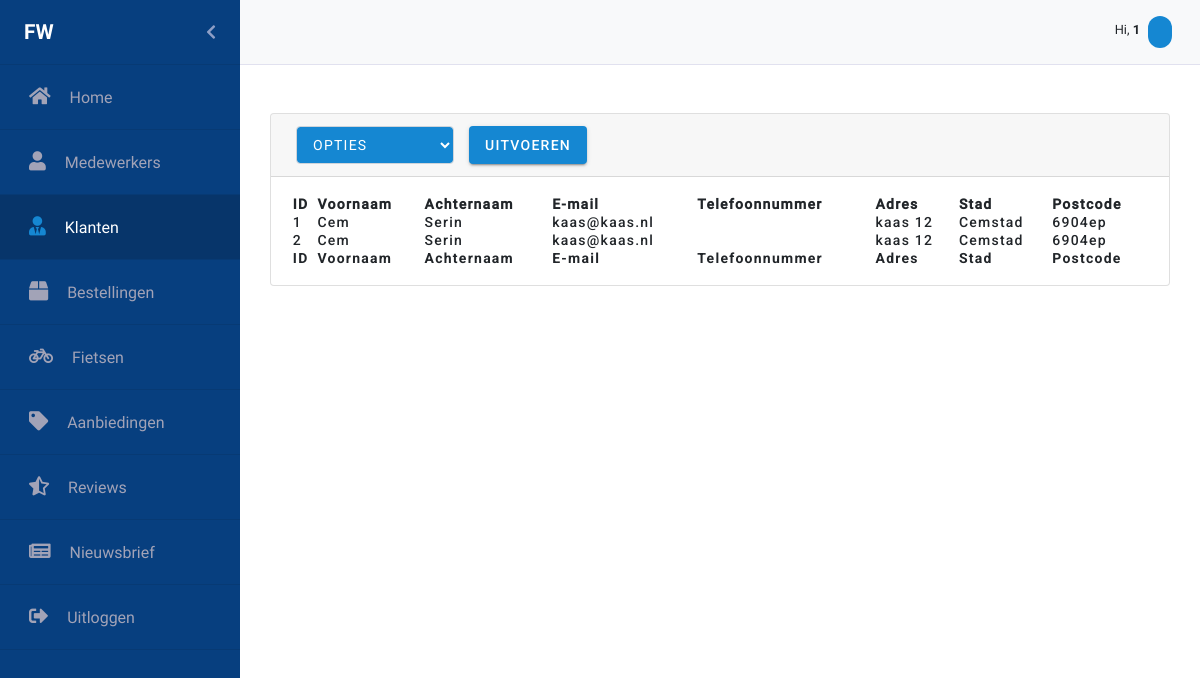
Before: /Klanten.php with the older database file.
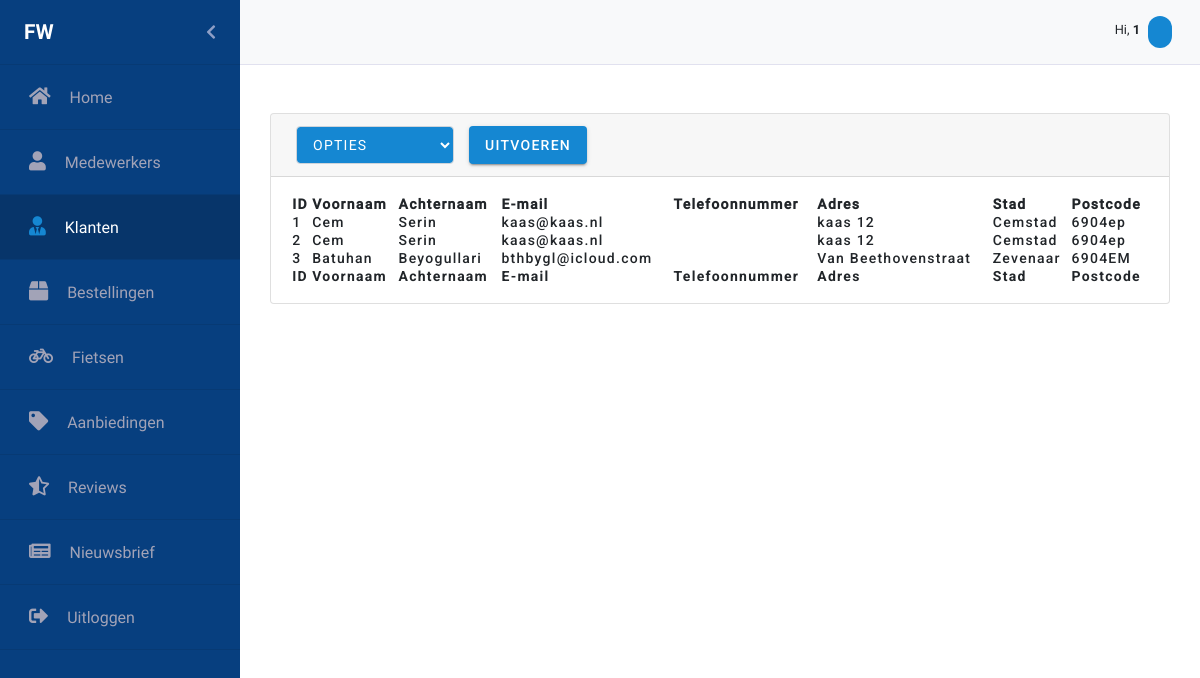
After: the same page with the newer database file.
### tables this page shows
CREATE TABLE `customers` (
  `id` int(11) NOT NULL,
  `username` varchar(50) NOT NULL,
  `first_name` varchar(30) NOT NULL,
  `last_name` varchar(30) NOT NULL,
  `adress` varchar(60) NOT NULL,
  `house_number` varchar(4) NOT NULL,
  `city` varchar(45) NOT NULL,
  `zip_code` varchar(6) NOT NULL,
  `email` varchar(60) NOT NULL,
  `email_verified` tinyint(1) NOT NULL,
  `phone` varchar(11) NOT NULL,
  `password` varchar(255) NOT NULL,
  `register_date` datetime NOT NULL DEFAULT CURRENT_TIMESTAMP,
  `remember_me` varchar(80) NOT NULL,
  `last_login` datetime NOT NULL
);

### Klanten.php (the view, shortened to what the changed rows need)
<?php
require_once("Controllers/dbconnect.php");
$records = $con->query("SELECT * FROM customers");
?>
<html lang="en">
<head>
    <link rel="stylesheet" href="https://stackpath.bootstrapcdn.com/bootstrap/4.3.1/css/bootstrap.min.css"
>
    <link rel="stylesheet" href="https://use.fontawesome.com/releases/v5.8.2/css/all.css"
          type='text/css' media='all'>
    <link href="css/Material/material-components-web.min.css" rel="stylesheet">
    <link rel="stylesheet" href="scss/backend.css">
    <link rel="stylesheet" type="text/css" href="css/Datatable/select.dataTables.min.css">
    <link rel="stylesheet" type="text/css" href="css/Datatable/datatables.min.css"/>
    <link rel="stylesheet" type="text/css" href="css/Animate/animate.css">
</head>
<body>
<div id="wrapper" class="toggled">
    <div class="row gebruikers">
        <div class="card text-black mb-5 mt-5">
            <div id="datatable-card" class="card-body-table">
                <table id="klanten" class="table-card" style="width:100%">
                    <thead>
                    <tr>
                        <th></th>
                        <th>ID</th>
                        <th>Voornaam</th>
                        <th>Achternaam</th>
                        <th>E-mail</th>
                        <th>Telefoonnummer</th>
                        <th>Adres</th>
                        <th>Stad</th>
                        <th>Postcode</th>
                    </tr>
                    </thead>
                    <tbody>
                    <?php
                    while ($row = mysqli_fetch_array($records)) {
                        ?>
                        <tr>
                            <td></td>
                            <td><?php echo $row['id'] ?></td>
                            <td><?php echo $row['first_name'] ?></td>
                            <td><?php echo $row['last_name'] ?></td>
                            <td><?php echo $row['email'] ?></td>
                            <td><?php echo $row['phone'] ?></td>
                            <td><?php echo $row['adress'] ?></td>
                            <td><?php echo $row['city'] ?></td>
                            <td><?php echo $row['zip_code'] ?></td>
                        </tr>
                        <?php
                    }
                    ?>
                    </tbody>
                    <tfoot>
                    <tr>
                        <th></th>
                        <th>ID</th>
                        <th>Voornaam</th>
                        <th>Achternaam</th>
                        <th>E-mail</th>
                        <th>Telefoonnummer</th>
                        <th>Adres</th>
                        <th>Stad</th>
                        <th>Postcode</th>
                    </tr>
                    </tfoot>
                </table>
            </div>
        </div>
    </div>
</body>
</html>

Changed rows visible on the page:
added customers: id "3", first_name "Batuhan", last_name "Beyogullari", email "bthbygl@icloud.com", adress "Van Beethovenstraat", city "Zevenaar", zip_code "6904EM"
